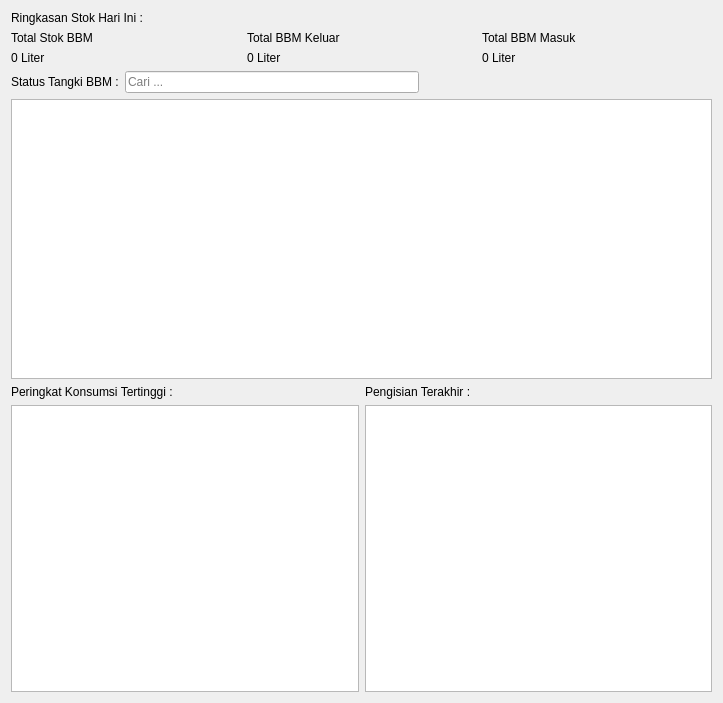
<?xml version="1.0" encoding="UTF-8"?>
<ui version="4.0">
 <class>DashboardTab</class>
 <widget class="QWidget" name="DashboardTab">
  <property name="geometry">
   <rect>
    <x>0</x>
    <y>0</y>
    <width>723</width>
    <height>703</height>
   </rect>
  </property>
  <property name="windowTitle">
   <string>Form</string>
  </property>
  <layout class="QVBoxLayout" name="verticalLayout">
   <item>
    <layout class="QVBoxLayout" name="verticalLayout_4">
     <item>
      <widget class="QLabel" name="label_4">
       <property name="text">
        <string>Ringkasan Stok Hari Ini :</string>
       </property>
      </widget>
     </item>
     <item>
      <layout class="QHBoxLayout" name="horizontalLayout_2">
       <item>
        <layout class="QVBoxLayout" name="verticalLayout_3">
         <item>
          <widget class="QLabel" name="label_5">
           <property name="text">
            <string>Total Stok BBM</string>
           </property>
          </widget>
         </item>
         <item>
          <widget class="QLabel" name="label_6">
           <property name="text">
            <string>0 Liter</string>
           </property>
          </widget>
         </item>
        </layout>
       </item>
       <item>
        <layout class="QVBoxLayout" name="verticalLayout_5">
         <item>
          <widget class="QLabel" name="label_7">
           <property name="text">
            <string>Total BBM Keluar</string>
           </property>
          </widget>
         </item>
         <item>
          <widget class="QLabel" name="label_8">
           <property name="text">
            <string>0 Liter</string>
           </property>
          </widget>
         </item>
        </layout>
       </item>
       <item>
        <layout class="QVBoxLayout" name="verticalLayout_6">
         <item>
          <widget class="QLabel" name="label_9">
           <property name="text">
            <string>Total BBM Masuk</string>
           </property>
          </widget>
         </item>
         <item>
          <widget class="QLabel" name="label_10">
           <property name="text">
            <string>0 Liter</string>
           </property>
          </widget>
         </item>
        </layout>
       </item>
      </layout>
     </item>
    </layout>
   </item>
   <item>
    <layout class="QVBoxLayout" name="verticalLayout_7">
     <item>
      <layout class="QHBoxLayout" name="horizontalLayout">
       <item>
        <widget class="QLabel" name="label_11">
         <property name="text">
          <string>Status Tangki BBM :</string>
         </property>
        </widget>
       </item>
       <item>
        <widget class="QLineEdit" name="editCariTangki">
         <property name="placeholderText">
          <string>Cari ...</string>
         </property>
        </widget>
       </item>
       <item>
        <spacer name="horizontalSpacer">
         <property name="orientation">
          <enum>Qt::Orientation::Horizontal</enum>
         </property>
         <property name="sizeHint" stdset="0">
          <size>
           <width>40</width>
           <height>20</height>
          </size>
         </property>
        </spacer>
       </item>
      </layout>
     </item>
     <item>
      <widget class="QTableView" name="tableView"/>
     </item>
    </layout>
   </item>
   <item>
    <layout class="QHBoxLayout" name="horizontalLayout_3">
     <item>
      <layout class="QVBoxLayout" name="verticalLayout_2">
       <item>
        <widget class="QLabel" name="label">
         <property name="text">
          <string>Peringkat Konsumsi Tertinggi :</string>
         </property>
        </widget>
       </item>
       <item>
        <widget class="QTableView" name="tablePeringkatKonsumsiBBM"/>
       </item>
      </layout>
     </item>
     <item>
      <layout class="QVBoxLayout" name="verticalLayout_9">
       <item>
        <widget class="QLabel" name="label_12">
         <property name="text">
          <string>Pengisian Terakhir :</string>
         </property>
        </widget>
       </item>
       <item>
        <widget class="QTableView" name="tableRiwayatPengisianBBM"/>
       </item>
      </layout>
     </item>
    </layout>
   </item>
  </layout>
 </widget>
 <resources/>
 <connections/>
</ui>
